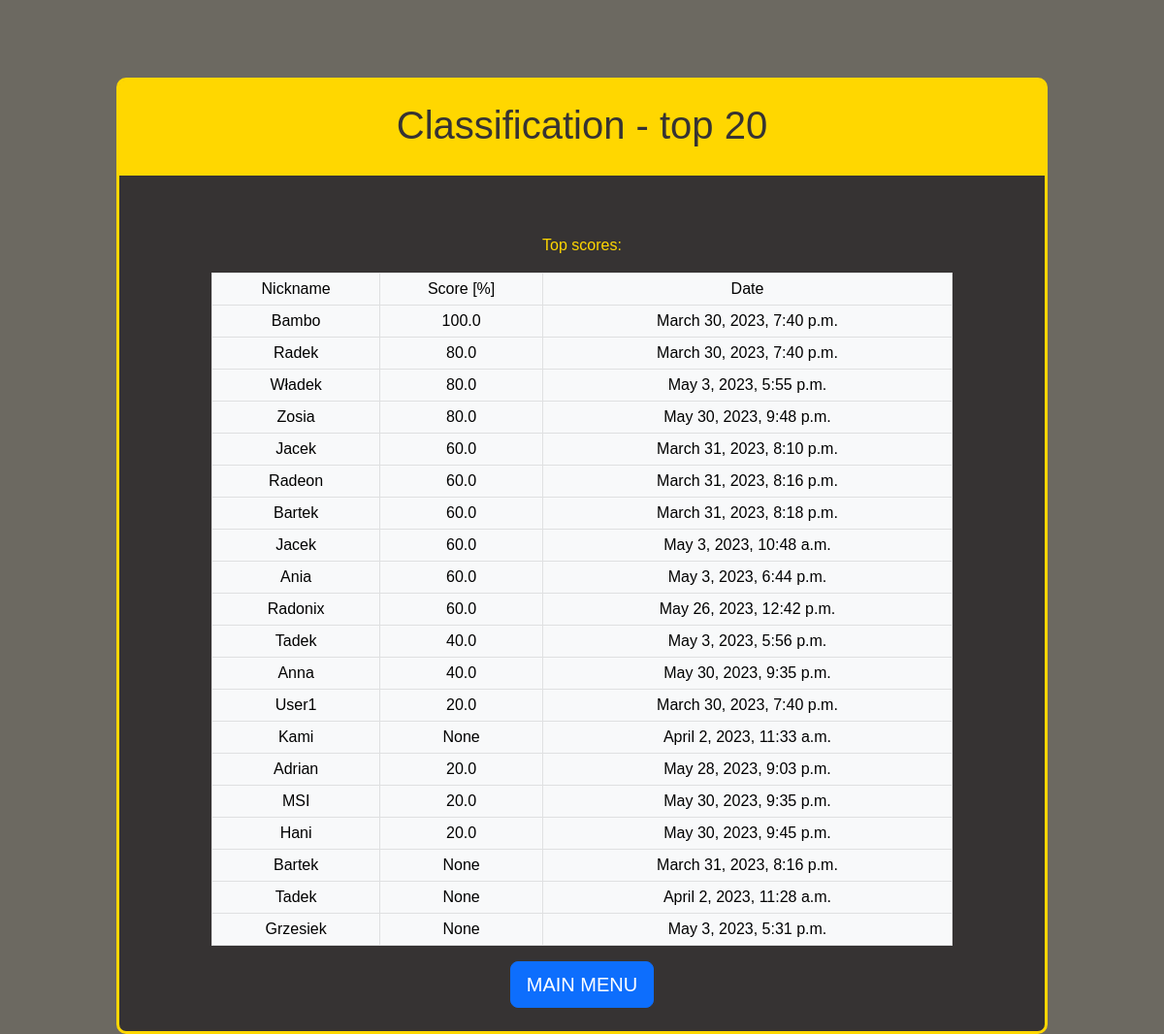
Page /quiz/classification on the committed database.
### quiz_django_app/models.py (models this page shows)
class Game(models.Model):
    question_quantity = models.IntegerField(help_text = "value specified by user, how many question are in this game")
    actual_question = models.IntegerField(help_text = "id of actual question")
    question_counter = models.IntegerField(default=1, help_text = "counts number of questions answered in this game")
    total_score = models.IntegerField(default=0)
    questions_used= models.ManyToManyField(Question)
    nickname = models.CharField(max_length=255, null=True)
    age = models.IntegerField(validators=[MinValueValidator(0.99), MaxValueValidator(150)], null=True)
    gender = models.CharField(max_length=1, choices=GENDER_CHOICES, null=True)
    percentage = models.FloatField(null=True)
    created_at = models.DateTimeField(auto_now_add=True, null=True)
    completed_game = models.BooleanField(default=False)

### quiz_django_app/views.py (the view)
# urls.py: path('quiz/classification', views.classification, name='classification'),
def classification(request):
    classification_list = Game.objects.all().order_by('-total_score')[:20]
    context = {
        'classification_list': classification_list,
    }
    return render(request, 'classification.html', context)

### quiz_django_app/templates/classification.html (shortened to what this page needs)
{% extends "master_template.html" %}
{% block header %}
    <div id="header-container">
        <h1>Classification - top 20</h1>
    </div>
{% endblock %}
{% block content %}
    <p>Top scores:</p>
    <div class="table-container">
        <table class="table table-light table-bordered table-hover table-sm">
            <thead>
                <tr>
                    <td>Nickname</td>
                    <td>Score [%]</td>
                    <td>Date</td>
                </tr>
            </thead>
            <tbody>
                {% for game in classification_list %}
                    <tr>
                        <td>{{ game.nickname }}</td>
                        <td>{{ game.percentage }}</td>
                        <td>{{ game.created_at }}</td>
                    </tr>
                {% endfor %}
            </tbody>
        </table>
        </div>
    <a href="{% url 'index' %}">
        <button type="button" class="btn btn-primary btn-lg">MAIN MENU</button>
    </a>
    <br>
    <br>
{% endblock %}

### quiz_django_app/static/style.css (style rules this page uses)
body { background-color: rgb(108, 105, 97); }
#header-container { background-color: gold; color: rgb(54, 51, 51); margin-top: 0px; padding-top: 11px; padding-bottom: 10px; border-radius: 5px 5px 0px 0px; }
.table-container { width: 80%; margin: auto; }

### rows in the picture
Game: nickname "Bambo", percentage "100.0", created_at "March 30, 2023, 7:40 p.m."
Game: nickname "Radek", percentage "80.0", created_at "March 30, 2023, 7:40 p.m."
Game: nickname "Władek", percentage "80.0", created_at "May 3, 2023, 5:55 p.m."
Game: nickname "Zosia", percentage "80.0", created_at "May 30, 2023, 9:48 p.m."
Game: nickname "Jacek", percentage "60.0", created_at "March 31, 2023, 8:10 p.m."
Game: nickname "Radeon", percentage "60.0", created_at "March 31, 2023, 8:16 p.m."
Game: nickname "Bartek", percentage "60.0", created_at "March 31, 2023, 8:18 p.m."
Game: nickname "Jacek", percentage "60.0", created_at "May 3, 2023, 10:48 a.m."
Game: nickname "Ania", percentage "60.0", created_at "May 3, 2023, 6:44 p.m."
Game: nickname "Radonix", percentage "60.0", created_at "May 26, 2023, 12:42 p.m."
Game: nickname "Tadek", percentage "40.0", created_at "May 3, 2023, 5:56 p.m."
Game: nickname "Anna", percentage "40.0", created_at "May 30, 2023, 9:35 p.m."
Game: nickname "User1", percentage "20.0", created_at "March 30, 2023, 7:40 p.m."
Game: nickname "Kami", percentage "None", created_at "April 2, 2023, 11:33 a.m."
Game: nickname "Adrian", percentage "20.0", created_at "May 28, 2023, 9:03 p.m."
Game: nickname "MSI", percentage "20.0", created_at "May 30, 2023, 9:35 p.m."
Game: nickname "Hani", percentage "20.0", created_at "May 30, 2023, 9:45 p.m."
Game: nickname "Bartek", percentage "None", created_at "March 31, 2023, 8:16 p.m."
Game: nickname "Tadek", percentage "None", created_at "April 2, 2023, 11:28 a.m."
Game: nickname "Grzesiek", percentage "None", created_at "May 3, 2023, 5:31 p.m."
